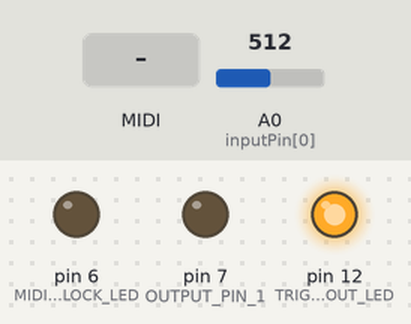
A sketch run on a simulated Arduino Leonardo, built with avr-gcc and run on an emulated ATmega32U4. On the bench: output pins drawn as LEDs (lit = HIGH). The test bench sets the inputs (shaded band); at power-on: A0 (inputPin[0]) = 512. MIDI output is not drawn.

Above: at 0.1 s.
At 1.9 s:
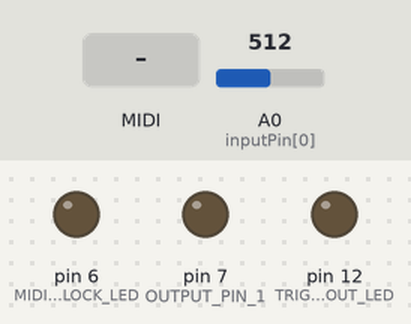
2.0 s: MIDI note 36 received
At 2.15 s:
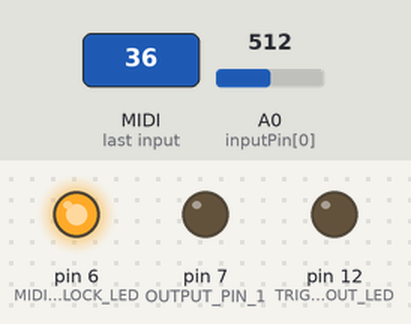
Timing chart, 0 to 5.0 s (numbered marks = the images above; inputs shaded):
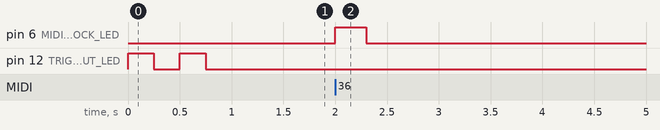

The sketch:

midi-to-trigger.ino
```cpp
//Output is also an echo of all incoming MIDI traffice to the Serial Out (ie, MIDI out)
//https://synthhacker.blogspot.com/2014/02/arpeggiator-fun-my-midi-to-trigger.html

typedef unsigned long micros_t;
typedef unsigned long millis_t;


// defines for MIDI Shield components only
//define KNOB1  0
//define KNOB2  1

#include <MIDI.h>
MIDI_CREATE_INSTANCE(HardwareSerial, Serial1, MIDIserial);

#define MIDI_CLOCK_LED  6
#define TRIGGER_OUT_LED 12
#define ANALOG_UPDATE_MILLIS 200
#define OUTPUT_PIN_1   7
#define OUTPUT_PIN_2   8
//define analog input pins for reading the analog inputs
#define N_INPUTS (1)
int inputPin[] = {A0};
#define N_PUSHBUTTONS (3)
int pushbuttonPin[] = {2,3,4};
int prevPushbuttonState[N_PUSHBUTTONS];
boolean flag_middlePushbutton = false;

//define the midi timing info
#define MIDI_PPQN 24  //how many MIDI time pulses per quarter note...24 is standard
micros_t lastMessageReceived_micros=0;
micros_t pulseTimeout_micros = 2000000UL;

//define the outputs
#define OUTPIN_MODE  OUTPUT  //INPUT or OUTPUT?  INPUT gives more protection
#define N_OUTPUTS (1)   //how many outputs are attached
#define N_COUNTERS (N_OUTPUTS)  //the extra counter is for the LED
int pulseCountsPerOutput[N_COUNTERS]; //how many midi pulses before issuing a trigger command
int previous_pulseCountsPerOutput[N_COUNTERS];
int pulse_counter[N_COUNTERS];
int outputPin_high[] = {OUTPUT_PIN_1};
bool outputPin_state[] = {false,false};
bool isStarted = false;

 //update analog inputs after this period of milliseconds


void turnOnStatLight(int pin) {
  digitalWrite(pin,HIGH);
}
void turnOffStatLight(int pin) {
  digitalWrite(pin,LOW);
}
void activateTrigger(int pinToHigh, int LEDpin) {
    if(isStarted){
      digitalWrite(pinToHigh,HIGH);
      // Serial.println("high");
      if (LEDpin > 0) turnOnStatLight(LEDpin);
    }
}
void deactivateTrigger(int pinToLow, int LEDpin) {
    digitalWrite(pinToLow,LOW);
    // Serial.println("low");
    if (LEDpin > 0) turnOffStatLight(LEDpin);
}
void setup() {
  MIDIserial.begin(MIDI_CHANNEL_OMNI);

  //set pin modes for the lights
  pinMode(TRIGGER_OUT_LED,OUTPUT);
  pinMode(MIDI_CLOCK_LED,OUTPUT);

  //set pin modes for the analog inputs
  for (int I=0;I<N_INPUTS;I++) {
    pinMode(inputPin[I],INPUT);
  }

  //set pin modes for the pushbuttons
  for (int I=0;I<N_PUSHBUTTONS;I++) {
    pinMode(pushbuttonPin[I],INPUT_PULLUP);
    prevPushbuttonState[I] = HIGH; //initialize
  }

  //attach interrupts to the pin
  // attachInterrupt(1,serviceMiddlePushbutton, RISING);

  //initialize output-related variables
  for (int I=0; I<N_COUNTERS; I++) {
    pinMode(outputPin_high[I],OUTPIN_MODE);
    pulseCountsPerOutput[I] = MIDI_PPQN; //init to 16th notes
  }

  //reset the counters
  resetCounters();

  //start serial with midi baudrate 31250
  Serial.begin(11520);
  turnOnStatLight(TRIGGER_OUT_LED);
  delay(250);
  turnOffStatLight(TRIGGER_OUT_LED);
  delay(250);
  turnOnStatLight(TRIGGER_OUT_LED);
  delay(250);
  turnOffStatLight(TRIGGER_OUT_LED);
}

void loop () {

  micros_t currentTime_micros=0;
  static boolean MIDI_LED_state = false;
  static millis_t curTime_millis=0;
  static millis_t lastMIDImessage_millis=0;
  static millis_t lastAnalogInputs_millis=0;
  static unsigned long loopCount=0;


  //check some time-based things
  loopCount++;
  if (loopCount > 25) {
    //Serial.println("loop count achieved");
    loopCount=0;
    curTime_millis = millis();

    //check to see if there's been any MIDI traffic...if not, shut off the LED
    if (curTime_millis < lastMIDImessage_millis) lastMIDImessage_millis = 0; //simplistic reset
    if ((curTime_millis - lastMIDImessage_millis) > 1000) turnOffStatLight(MIDI_CLOCK_LED); //turn off after 1 second

    //see if it's time to check the user analog inputs
    if (curTime_millis < lastAnalogInputs_millis) {
      //Serial.println("reseting lastAnalogInputs_millis");
      lastAnalogInputs_millis = 0; //simplistic reset
    }
    if ((curTime_millis - lastAnalogInputs_millis) > ANALOG_UPDATE_MILLIS) {
      lastAnalogInputs_millis = curTime_millis;

      //check the potentiometers
      for (int I=0;I<N_INPUTS;I++) {
        //read analog input and decide what the MIDI clock divider should be
        int val = analogRead(inputPin[I]);
        pulseCountsPerOutput[I] = convertAnalogReadToPulseDivider(val);
        if(pulseCountsPerOutput[I] != previous_pulseCountsPerOutput[I]){
          resetCounters();
          previous_pulseCountsPerOutput[I] = pulseCountsPerOutput[I];
        }

        // Serial.print("pulseCounterPerOutput ");Serial.print(I);Serial.print(": ");
        // Serial.print(val); Serial.print(", ");
        // Serial.println(pulseCountsPerOutput[I]);
      }
    }
  }

  //Are there any MIDI messages
  if (MIDIserial.read()){                // Is there a MIDI message incoming ?
    byte type = MIDIserial.getType();
    byte channel = MIDIserial.getChannel();
    byte data1 = MIDIserial.getData1();
    byte data2 = MIDIserial.getData2();
    midi::MidiType mtype = (midi::MidiType)type;
    MIDIserial.send(mtype, data1, data2, channel);
    switch(mtype){      // Get the type of the message we caught
      case midi::Clock:  //MIDI Clock Pulse
        //maybe a lot of time has passed because the cable was unplugged.
        //if so, ...check to see if enough time has passed to reset the counter
        currentTime_micros = micros();
        if (currentTime_micros < lastMessageReceived_micros) lastMessageReceived_micros = 0; //it wrapped around, simplistic reset
        if ((currentTime_micros - lastMessageReceived_micros) > pulseTimeout_micros) {
          resetCounters(); //reset the counters!
          // Serial.println("timeout");
        }
        lastMessageReceived_micros = currentTime_micros;

        //loop over each channel
        for (int Icounter=0;Icounter<N_COUNTERS;Icounter++) {
          //increment the pulse counter
          pulse_counter[Icounter]++;

          //fit within allowed expanse for this channel
          //pulse_counter[Icounter] %= pulseCountsPerOutput[Icounter];
          int val = pulse_counter[Icounter];
          while (val > (pulseCountsPerOutput[Icounter]-1)) val -= pulseCountsPerOutput[Icounter];  //faster than mod operator
          while (val < 0)  val += pulseCountsPerOutput[Icounter]; //faster than mod operator
          pulse_counter[Icounter] = val;

          //act upon the counter
          if (pulse_counter[Icounter] == 0) {
            activateTrigger(outputPin_high[Icounter],TRIGGER_OUT_LED);
            outputPin_state[Icounter] = true;
            // Serial.println("on");
          } else if (pulse_counter[Icounter] >= min(pulseCountsPerOutput[Icounter]/2,MIDI_PPQN/2)) {
            if(outputPin_state[Icounter]){
              deactivateTrigger(outputPin_high[Icounter],TRIGGER_OUT_LED);
              outputPin_state[Icounter] = false;
            }
          }
        }
        break;
      case midi::Start:  //MIDI Clock Start
        //restart the counter
        // Serial.println("start");
        isStarted = true;
        break;
      case midi::Stop:
        isStarted = false;
        resetCounters();
        // Serial.println("stop");

    }

    //toggle the LED indicating serial traffic
    MIDI_LED_state = !MIDI_LED_state;
    if (MIDI_LED_state) {
      turnOnStatLight(MIDI_CLOCK_LED);   //turn on the STAT light indicating that it's received some Serial comms
    } else {
      turnOffStatLight(MIDI_CLOCK_LED);   //turn on the STAT light indicating that it's received some Serial comms
    }
    lastMIDImessage_millis = millis();

  } else {
    delay(1);
  }
}

void resetCounters(void) {
  for (int I=0;I<N_COUNTERS;I++) {
    // Serial.println("reset");
    //set so that the next one will be zero
    pulse_counter[I]=-1;
    //deactivate the Trigger so that it is ready to activate on the next MIDI pulse
    deactivateTrigger(outputPin_high[I],TRIGGER_OUT_LED);
  }
}

void stepCountersBack(void) {
  for (int I=0;I<N_COUNTERS;I++) {
    pulse_counter[I] -= 1;
    //pulse_counter[Icounter] %= pulseCountsPerOutput[Icounter]; //fit within allowed expanse for this channel
  }
}
#define MAX_ANALOG_READ_COUNTS 1023
#define N_PULSE_OPTIONS 10
static int choices_pulsesDivider[] =  { 3,6,8,12,   16,   24,        36,  48,    72,96 };//assumed 24 PPQN
int convertAnalogReadToPulseDivider(int analogVal) {
  static int COUNTS_PER_INDEX = MAX_ANALOG_READ_COUNTS / N_PULSE_OPTIONS;
  int index = analogVal / COUNTS_PER_INDEX;  //rounds down
  index = constrain(index,0,N_PULSE_OPTIONS-1);
  return choices_pulsesDivider[index];
}

void serviceMiddlePushbutton(void) {
  flag_middlePushbutton=true;
}
```

Measured:
- after the input at 2.0 s, pin 6 (MIDI_CLOCK_LED): LOW → HIGH at once, → LOW 0.30 s later
